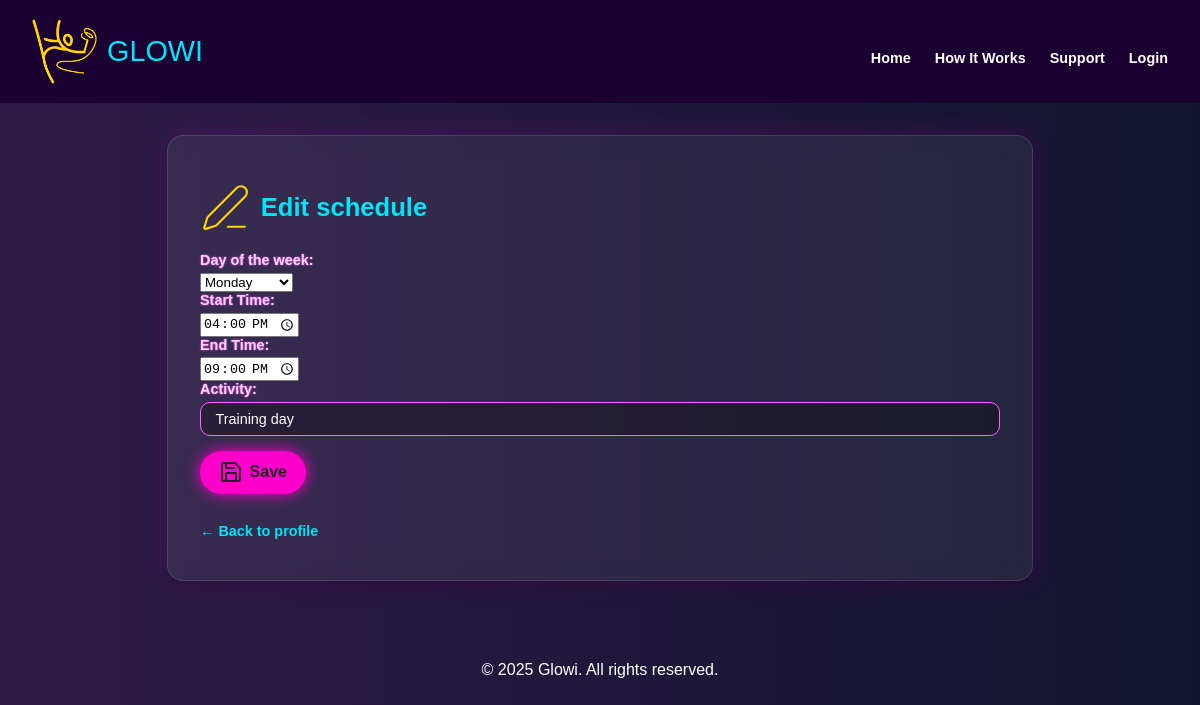
The page /edit_schedule.php?scheduleID=1 (signed in) on the database its author committed.
### tables this page shows
CREATE TABLE `schedule` (
  `scheduleID` int(11) NOT NULL,
  `childID` int(11) NOT NULL,
  `dayOfWeek` enum('Monday','Tuesday','Wednesday','Thursday','Friday','Saturday','Sunday') NOT NULL,
  `startTime` time NOT NULL,
  `endTime` time NOT NULL,
  `activity` varchar(255) NOT NULL
);

### edit_schedule.php (the view, shortened to what this page needs)
<?php
require 'database.php';
$scheduleID = $_GET['scheduleID'] ?? die("No schedule ID");
$stmt = $pdo->prepare("
    SELECT s.*, c.parentID
    FROM schedule s
    JOIN children c ON c.childID = s.childID
    WHERE s.scheduleID = ?
");
$stmt->execute([$scheduleID]);
$sched = $stmt->fetch(PDO::FETCH_ASSOC);
?>
<!DOCTYPE html>
<html lang="ru">
<head>
<link rel="stylesheet" href="css/main.css">
</head>
<body>
<?php include 'header.php'; ?>
<main class="container glowi-card">
  <h2><i data-lucide="edit-3"></i> Edit schedule</h2>
  <form method="POST" class="styled-form">
    <label>Day of the week:</label>
    <select name="dayOfWeek" required>
      <?php foreach(['Monday','Tuesday','Wednesday','Thursday','Friday','Saturday','Sunday'] as $d): ?>
        <option value="<?= $d ?>" <?= $sched['dayOfWeek']==$d?'selected':'' ?>><?= $d ?></option>
      <?php endforeach; ?>
    </select>
    <label>Start Time:</label>
    <input type="time" name="startTime" value="<?= $sched['startTime'] ?>" required>
    <label>End Time:</label>
    <input type="time" name="endTime" value="<?= $sched['endTime'] ?>" required>
    <label>Activity:</label>
    <input type="text" name="activity" value="<?= htmlspecialchars($sched['activity']) ?>" required>
    <button type="submit" class="btn-save"><i data-lucide="save"></i> Save</button>
  </form>
  <p><a href="child_profile.php?childID=<?= $sched['childID'] ?>" class="btn-secondary">← Back to profile</a></p>
</main>
<?php include 'footer.php'; ?>
</body>
</html>

### css/main.css (style rules this page uses)
h1 svg[data-lucide], h2 svg[data-lucide], h3 svg[data-lucide], h4 svg[data-lucide], h5 svg[data-lucide], h6 svg[data-lucide] { stroke: #FFD700 !important; fill: none !important; width:2em; height: 2em; vertical-align: middle; stroke-width: 1 !important; }
html { scroll-behavior: smooth; }
body { margin: 0; font-family: 'Nunito', sans-serif; background: linear-gradient(to right, #2d1b47, #12142e); color: white; overflow-x: hidden; }
main.container.glowi-card { max-width: 400px; margin: 2rem auto; padding: 1.2rem 1.5rem; background: rgba(255, 255, 255, 0.07); border-radius: 16px; box-shadow: 0 6px 18px rgba(0, 0, 0, 0.3), 0 0 25px rgba(255, 0, 255, 0.2); backdrop-filter: blur(10px); border: 1px solid rgba(255, 255, 255, 0.12); transition: transform 0.3s ease, box-shadow 0.3s ease; animation: fadeInUp 0.7s ease forwards; }
main h2 { font-size: 1.6rem; margin-bottom: 1rem; color: #00e6f6; display: flex; align-items: center; gap: 0.6rem; }
form label { display: block; margin-bottom: 0.3rem; font-weight: 600; color: #ffccff; text-shadow: 0 0 2px #ff66ff; font-size: 0.9rem; }
form input[type="text"], form input[type="email"], form input[type="password"] { width: 100%; box-sizing: border-box; padding: 0.5rem 0.9rem; margin-bottom: 0.9rem; border-radius: 10px; border: 1.3px solid #ff66ff; background: rgba(0, 0, 0, 0.28); color: #fff; font-size: 0.9rem; outline: none; transition: border-color 0.3s ease, box-shadow 0.3s ease; }
.btn-save { width: 100%; padding: 0.6rem; font-weight: 700; font-size: 1rem; border: none; border-radius: 25px; background: #ff00cc; color: #212222; cursor: pointer; box-shadow: 0 0 15px #ff00cc; transition: background 0.3s ease, transform 0.2s ease; }
a { color: #00e6f6; font-weight: 600; margin-top: 0.8rem; display: inline-flex; align-items: center; gap: 0.4rem; font-size: 0.9rem; text-decoration: none; transition: color 0.3s ease; }
main.container.glowi-card { max-width: 800px; margin: 2rem auto; padding: 1.5rem 2rem; background: rgba(255, 255, 255, 0.07); border-radius: 16px; box-shadow: 0 6px 18px rgba(0, 0, 0, 0.3), 0 0 25px rgba(255, 0, 255, 0.2); backdrop-filter: blur(10px); border: 1px solid rgba(255, 255, 255, 0.12); animation: fadeInUp 0.7s ease forwards; }
main h2 { font-size: 1.6rem; margin-bottom: 1.2rem; color: #00e6f6; display: flex; align-items: center; gap: 0.6rem; }
.btn-save { display: inline-flex; align-items: center; justify-content: center; gap: 0.4rem; width: auto; padding: 0.6rem 1.2rem; font-weight: 700; font-size: 1rem; border: none; border-radius: 25px; background: #ff00cc; color: #212222; cursor: pointer; box-shadow: 0 0 15px #ff00cc; transition: background 0.3s ease, transform 0.2s ease; text-decoration: none; }

### rows shown on the page
schedule: dayOfWeek "Monday", startTime "16:00:00", endTime "21:00:00", activity "Training day"
